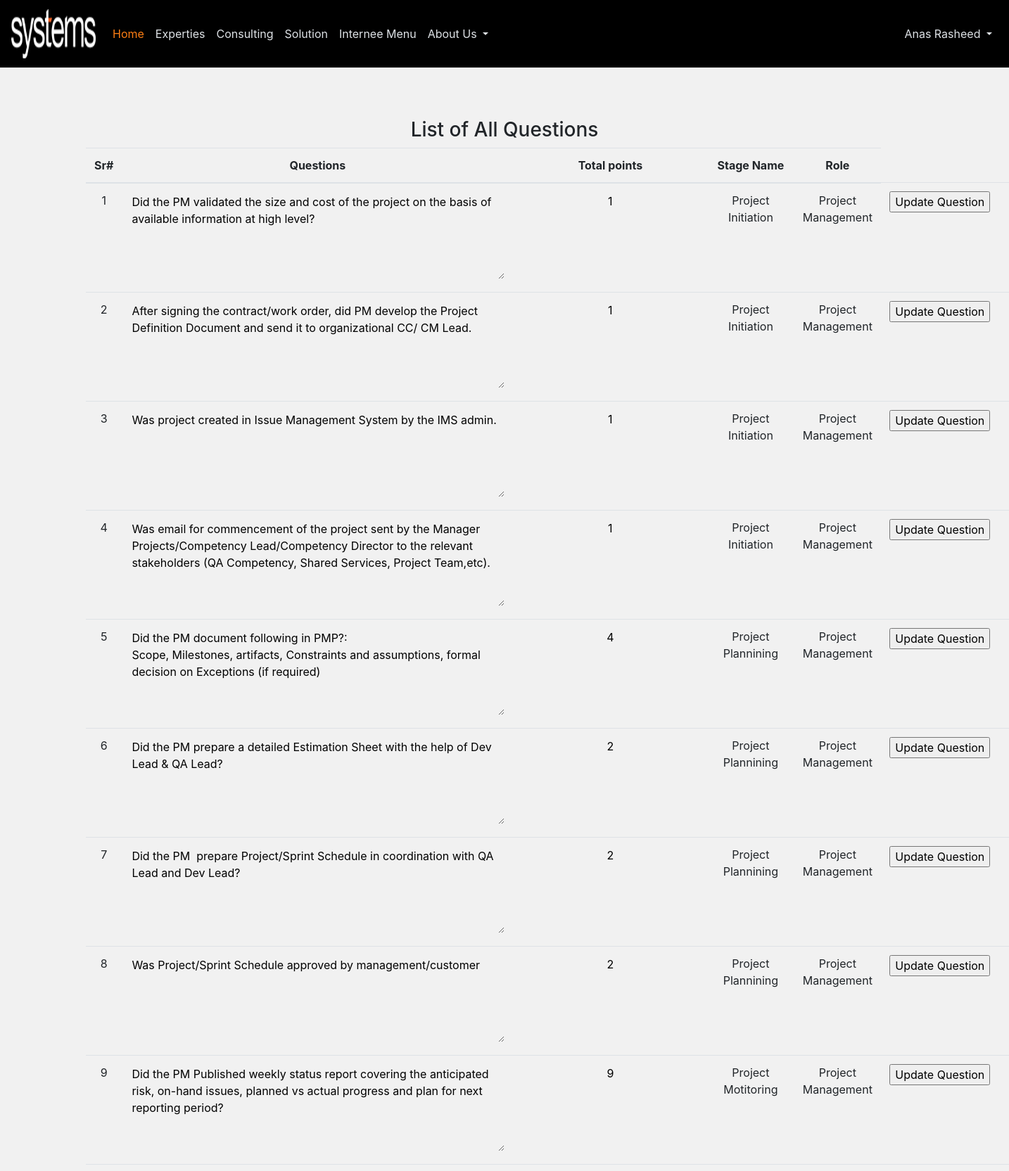
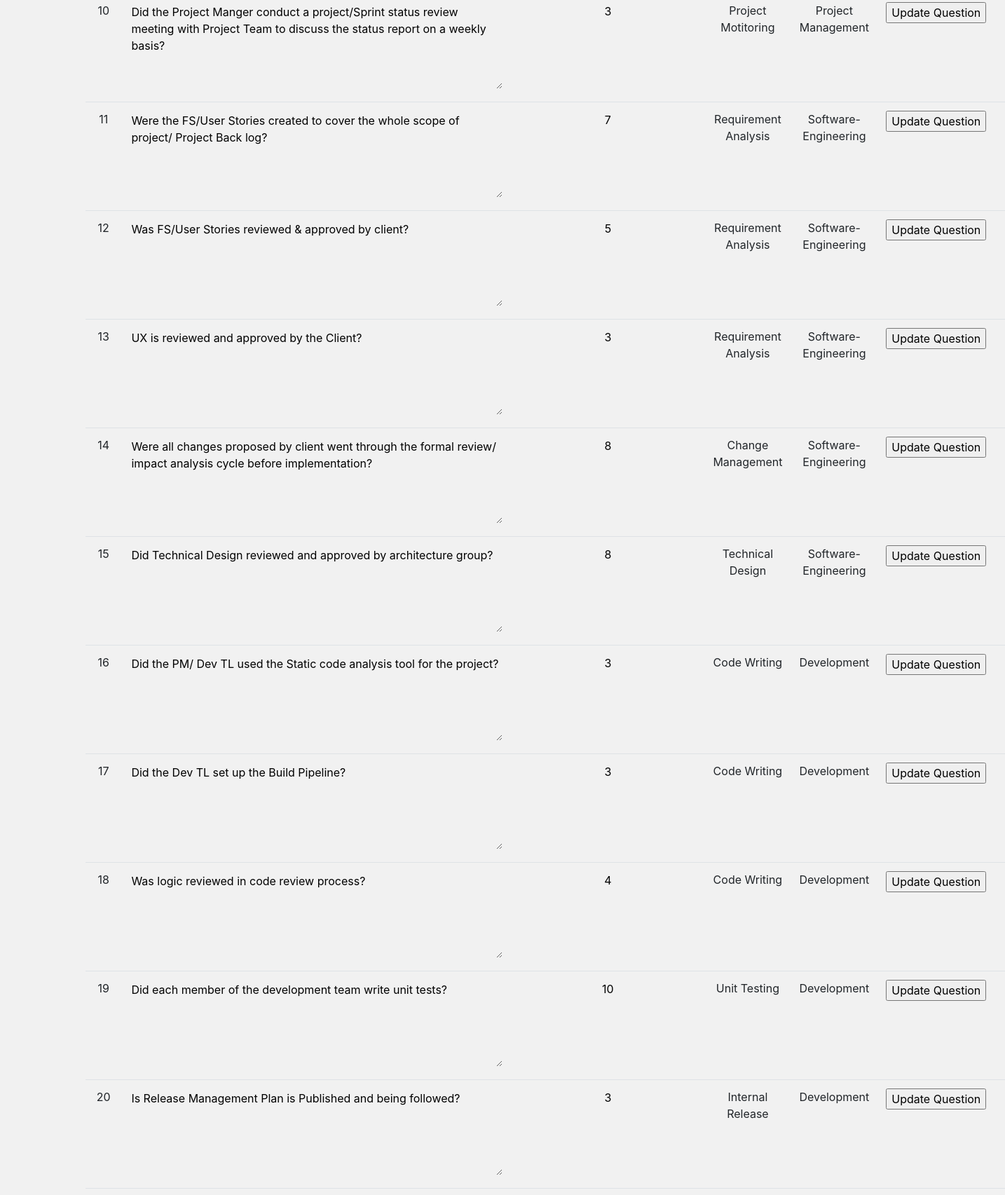
The page /Systems/view-questions.php (signed in, upper part) on the database its author committed (2 pictures, top to bottom).
### tables this page shows
CREATE TABLE `questions` (
  `question_id` int(11) NOT NULL,
  `question` text NOT NULL,
  `Total_Points` int(11) NOT NULL,
  `stage_id` int(11) NOT NULL
);

CREATE TABLE `stages` (
  `stage_id` int(11) NOT NULL,
  `stage_name` varchar(40) NOT NULL,
  `role_id` int(11) NOT NULL
);

CREATE TABLE `roles` (
  `role_id` int(11) NOT NULL,
  `role_name` varchar(40) NOT NULL
);

### Systems/view-questions.php (the view, shortened to what this page needs)
<?php
include('config/header.php');
?>
<br/>
<br/>
<br/>
<h3 class="h3 text-center" >List of All Questions</h3>
<div class="auth-wrapper no-block justify-content-center align-items-center">
	<div class="row">
		<div class="col-1"></div>
<div class="col-9">
<table class="table text-center table-hover">
  <thead>
    <tr>
      <th scope="col">Sr#</th>
      <th scope="col">Questions</th>
      <th scope="col">Total points</th>
      <th scope="col">Stage Name</th>
      <th scope="col">Role</th>
    </tr>
  </thead>
  <tbody>
  	<?php
$query="select questions.question_id, questions.question, questions.Total_Points, stages.stage_name, roles.role_name from `questions` inner join `stages` inner join `roles` where stages.role_id=roles.role_id && questions.stage_id=stages.stage_id";
$sql=mysqli_query($connect, $query);
$rows=mysqli_num_rows($sql);
$sr=0;
if($rows>1){
	while($row=mysqli_fetch_assoc($sql)){
    $sr++;
		$question=$row['question'];
		$total_points=$row['Total_Points'];
    $stage_name=$row['stage_name'];
    $role=$row['role_name'];
    $id=$row['question_id'];
?>
    <tr>
      <form method="Post">
      <td id="sr"><?php echo $sr; ?></td>
      <td><textarea rows="5" cols="50" id="question" name="question"><?php echo $question; ?></textarea></td>
      <td><input type="text" name="points" id="points" value="<?php echo $total_points;?>"></td>
      <td id="stagename"><?php echo $stage_name;?></td>
      <td id="role"><?php echo $role;?></td>
      <td><input type="submit" name="update" value="Update Question"></td>
      <td><input type="text" class="text-center" hidden name="qid" id="qid" readonly value="<?php echo $id;?>"></td>
         </form>
      </tr>
  <?php
}
}
?>
  </tbody>
</table>
</div>
<div class="col-2"></div>
</div>
</div>
<br/>
<br/>
<br/>
<br/>
<br/>
<br/>
<br/>
<br/>
<br/>
<br/>
<br/>
<br/>
<br/>
<br/>
<br/>
<br/>
<br/>
<br/>
<?php
include('config/footer.php');
 ?>

### Systems/css/style.css (style rules this page uses)
.auth-wrapper { min-height: 100vh; position: relative; }

### Systems/view-questions.php (style rules this page uses)
body { background-color: #f1f1f1; }
#qid,#points { border: none; border-color: transparent; background-color: #f1f1f1; outline: none !important; text-align: center; }
#question { border: none; border-color: transparent; background-color: #f1f1f1; outline: none !important; }

### rows shown on the page
questions: question "Did the PM validated the size and cost of the project on the basis of available information at high level?", points "1", stage.stage_name "Project Initiation", roles.role_name "Project Management"
questions: question "After signing the contract/work order, did PM develop the Project Definition Document and send it to organizational CC/ CM Lead.", points "1", stage.stage_name "Project Initiation", roles.role_name "Project Management"
questions: question "Was project created in Issue Management System by the IMS admin.", points "1", stage.stage_name "Project Initiation", roles.role_name "Project Management"
questions: question "Was email for commencement of the project sent by the Manager Projects/Competency Lead/Competency Director to the relevant stakeholders (QA Competency, Shared Services, Project Team,etc).", points "1", stage.stage_name "Project Initiation", roles.role_name "Project Management"
questions: question "Did the PM document following in PMP?: Scope, Milestones, artifacts, Constraints and assumptions, formal decision on Exceptions (if required)", points "4", stage.stage_name "Project Plannining", roles.role_name "Project Management"
questions: question "Did the PM prepare a detailed Estimation Sheet with the help of Dev Lead & QA Lead?", points "2", stage.stage_name "Project Plannining", roles.role_name "Project Management"
questions: question "Did the PM prepare Project/Sprint Schedule in coordination with QA Lead and Dev Lead?", points "2", stage.stage_name "Project Plannining", roles.role_name "Project Management"
questions: question "Was Project/Sprint Schedule approved by management/customer", points "2", stage.stage_name "Project Plannining", roles.role_name "Project Management"
questions: question "Did the PM Published weekly status report covering the anticipated risk, on-hand issues, planned vs actual progress and plan for next reporting period?", points "9", stage.stage_name "Project Motitoring", roles.role_name "Project Management"
questions: question "Did the Project Manger conduct a project/Sprint status review meeting with Project Team to discuss the status report on a weekly basis?", points "3", stage.stage_name "Project Motitoring", roles.role_name "Project Management"
questions: question "Were the FS/User Stories created to cover the whole scope of project/ Project Back log?", points "7", stage.stage_name "Requirement Analysis", roles.role_name "Software-Engineering"
questions: question "Was FS/User Stories reviewed & approved by client?", points "5", stage.stage_name "Requirement Analysis", roles.role_name "Software-Engineering"
questions: question "UX is reviewed and approved by the Client?", points "3", stage.stage_name "Requirement Analysis", roles.role_name "Software-Engineering"
questions: question "Were all changes proposed by client went through the formal review/ impact analysis cycle before implementation?", points "8", stage.stage_name "Change Management", roles.role_name "Software-Engineering"
questions: question "Did Technical Design reviewed and approved by architecture group?", points "8", stage.stage_name "Technical Design", roles.role_name "Software-Engineering"
questions: question "Did the PM/ Dev TL used the Static code analysis tool for the project?", points "3", stage.stage_name "Code Writing", roles.role_name "Development"
questions: question "Did the Dev TL set up the Build Pipeline?", points "3", stage.stage_name "Code Writing", roles.role_name "Development"
questions: question "Was logic reviewed in code review process?", points "4", stage.stage_name "Code Writing", roles.role_name "Development"
questions: question "Did each member of the development team write unit tests?", points "10", stage.stage_name "Unit Testing", roles.role_name "Development"
questions: question "Is Release Management Plan is Published and being followed?", points "3", stage.stage_name "Internal Release", roles.role_name "Development"

### other values the page prints
$fname "Anas"
$lname "Rasheed"
